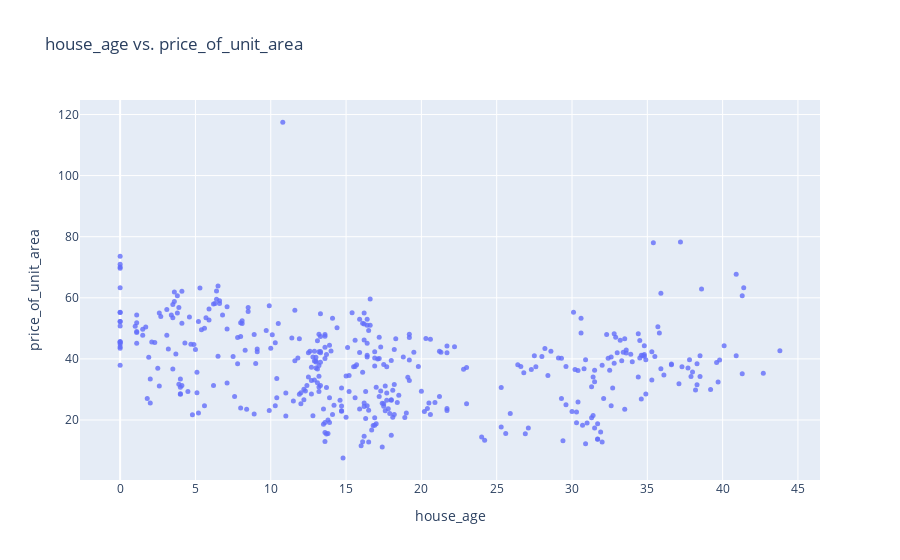

The code cell stored with this chart in its notebook:
### Markdown cell above
### Price_of_unit_price and House_age
Let's visualize the relationship between "House_age" and "Price_of_unit_price" using a scatter plot. Each point in the scatter plot represents one property.

### Code cell
fig = px.scatter(real_estate_copy_df,
                 x='house_age', 
                 y='price_of_unit_area', 
                 opacity=0.8, 
                 hover_data=['longitude', 'latitude'], 
                 title='house_age vs. price_of_unit_area')
fig.update_traces(marker_size=5)
fig.show()

### Figure 1 — Plotly figure (JSON) as saved in the notebook; plotly's stock layout.template omitted (floating-point values rounded to 4 significant figures; data arrays with more than 128 entries replaced by an {"elided": "..."} marker saying what was removed)
{"data": [{"customdata": {"elided": "414x2 float values"}, "hovertemplate": "house_age=%{x}<br>price_of_unit_area=%{y}<br>longitude=%{customdata[0]}<br>latitude=%{customdata[1]}<extra></extra>", "legendgroup": "", "marker": {"color": "#636efa", "opacity": 0.8, "size": 5, "symbol": "circle"}, "mode": "markers", "name": "", "orientation": "v", "showlegend": false, "type": "scatter", "x": {"elided": "414 float values"}, "xaxis": "x", "y": {"elided": "414 float values"}, "yaxis": "y"}], "layout": {"legend": {"tracegroupgap": 0}, "title": {"text": "house_age vs. price_of_unit_area"}, "xaxis": {"anchor": "y", "domain": [0, 1], "title": {"text": "house_age"}}, "yaxis": {"anchor": "x", "domain": [0, 1], "title": {"text": "price_of_unit_area"}}}}
